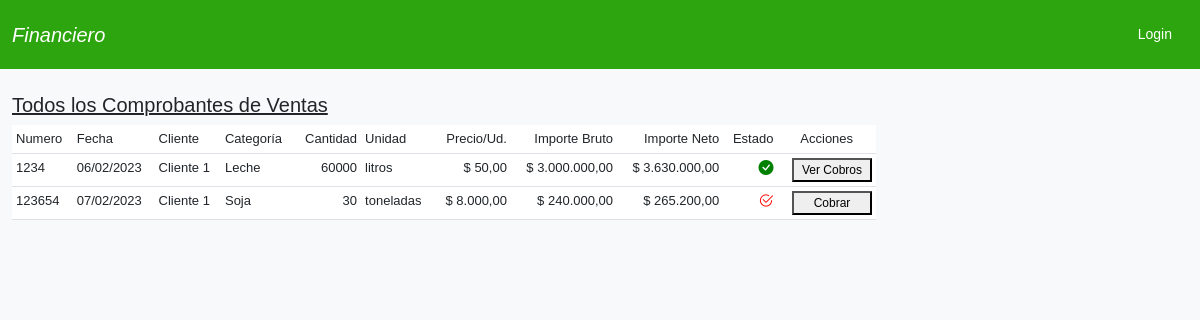
The app's page /facturas-venta/todas/, older data.
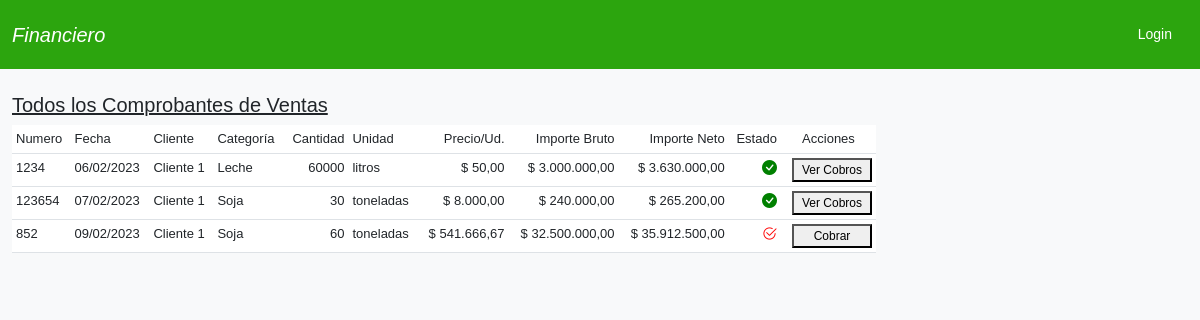
The same page, newer data.
### comprobantes/models.py (models this page shows, shortened)
class FacturaVenta(models.Model):
    numero = models.CharField(max_length=15)
    fecha = models.DateField()
    razon_social = models.ForeignKey(Cliente, on_delete=models.CASCADE, verbose_name='Cliente')
    categoria = models.ForeignKey(Categoria, on_delete=models.CASCADE)
    cantidad = models.IntegerField(blank=True, null=True)
    unidades = models.CharField(max_length=50, choices=UNIDADES,blank=True, null=True)
    importe = models.DecimalField(max_digits=10, decimal_places=2)
    iva = models.DecimalField(max_digits=4, decimal_places=2, default=21.0, verbose_name='% IVA')
    estado = models.BooleanField(default=False)
    created = models.DateField(auto_now_add=True)
    updated = models.DateField(auto_now=True)
    @property
    def precio_unitario(self):
        return self.importe / self.cantidad
    @property
    def importe_total(self):
        return self.importe + (self.importe * self.iva/100)

class Cliente(models.Model):
    razon_social = models.CharField(max_length=50)
    domicilio = models.CharField(max_length=100)
    localidad = models.CharField(max_length=50)
    posicion_iva = models.CharField(max_length=50, verbose_name='Posición IVA', choices=IVA)
    cuit = models.CharField(max_length=50)
    estado = models.BooleanField(default=True)
    def __str__(self):
        return self.razon_social

class Categoria(models.Model):
    name = models.CharField(max_length=30, verbose_name = 'Categoría')
    def __str__(self):
        return self.name

### comprobantes/views.py (the view)
# urls.py: path('facturas-venta/todas/', FacturasVentaListView.as_view(), name='facturas-venta-list'),
class FacturasVentaListView(ListView):
    model = FacturaVenta

### comprobantes/templates/comprobantes/facturaventa_list.html (shortened to what this page needs)
{% extends 'comprobantes/base.html' %}
{% block content %}
<div class="container">
    <br>
    {% if object_list %}
    <table class="table table-sm table-hover">
        <h3 style="font-size: 20px;text-decoration: underline;">Todos los Comprobantes de Ventas</h3>
        <thead style="background-color: rgb(250, 246, 17);">
            <th style="font-weight: 500;font-size:13px;">Numero</th>
            <th style="font-weight: 500;font-size:13px;">Fecha</th>
            <th style="font-weight: 500;font-size:13px;">Cliente</th>
            <th style="font-weight: 500;font-size:13px;">Categoría</th>
            <th style="font-weight: 500;font-size:13px;text-align: end;">Cantidad</th>
            <th style="font-weight: 500;font-size:13px;">Unidad</th>
            <th style="font-weight: 500;font-size:13px;text-align: end;">Precio/Ud.</th>
            <th style="font-weight: 500;font-size:13px;text-align: end;">Importe Bruto</th>
            <th style="font-weight: 500;font-size:13px;text-align: end;">Importe Neto</th>
            <th style="font-weight: 500;font-size:13px;text-align: end;">Estado</th>
            <th style="font-weight: 500;font-size:13px;text-align: center;">Acciones</th>
        </thead>
        <tbody>
            {% for facturaventa in object_list %}
            <td style="font-size:13px;">{{ facturaventa.numero }}</td>
            <td style="font-size:13px;">{{ facturaventa.fecha|date:'d/m/Y'}}</td>
            <td style="font-size:13px;">{{ facturaventa.razon_social }}</td>
            <td style="font-size:13px;">{{ facturaventa.categoria }}</td>
            <td style="font-size:13px;text-align: end;">{{ facturaventa.cantidad }}</td>
            <td style="font-size:13px;">{{ facturaventa.unidades }}</td>
            <td style="font-size:13px;text-align:end;">$ {{facturaventa.precio_unitario|floatformat:"2g"}}</td>
            <td style="font-size:13px;text-align: end;">$ {{ facturaventa.importe|floatformat:"2g"}}</td>
            <td style="font-size:13px;text-align: end;">$ {{ facturaventa.importe_total|floatformat:"2g"}}</td>
            <td style="font-size:15px;text-align: end;">{% if facturaventa.estado == True %}<span style="color: green;"><i class="bi bi-check-circle-fill"></i></span>{% else %}<span style="color: red;"><i class="bi bi-check2-circle"></i></span>{% endif %}</td>
            <td style="font-size:13px;text-align: end;">
                <a style="font-size:13px;color: blue;" href="{% url 'cobros-factura' facturaventa.id %}">
                    {% if facturaventa.estado == False %}
                    <button style="width: 80px;font-size:12px;padding: 2px auto;">Cobrar</button>
                    {% else %}
                    <button style="width: 80px;font-size:12px;padding: 2px auto;">Ver Cobros</button>
                    {%endif%}
                </a>
            </td>
       </tbody>
            {% endfor %}
    </table>
    </div>
    {% else %}
     <center><p style="color: brown; font-size: 18px;">No hay facturas de ventas registradas</p></center>
    {% endif %}
</div>
{% endblock %}

Row changes from the older to the newer data that the page shows:
changed FacturaVenta (number 2 of 3 on the later page): estado "Cobrar" → "Ver Cobros"
added FacturaVenta: numero "852", fecha "09/02/2023", razon_social "Cliente 1", categoria "Soja", cantidad "60", unidades "toneladas", precio_unitario "541.666,67", importe "32.500.000,00", importe_total "35.912.500,00", estado False (drawn)
